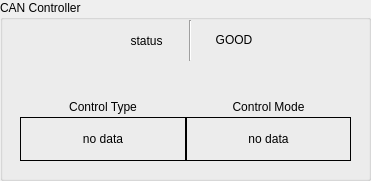
  <widget class="QGroupBox" name="group_controller_status">
   <property name="geometry">
    <rect>
     <x>690</x>
     <y>130</y>
     <width>371</width>
     <height>181</height>
    </rect>
   </property>
   <property name="title">
    <string>CAN Controller</string>
   </property>
   <widget class="QWidget" name="gridLayoutWidget">
    <property name="geometry">
     <rect>
      <x>20</x>
      <y>70</y>
      <width>331</width>
      <height>91</height>
     </rect>
    </property>
    <layout class="QGridLayout" name="layout_controller_status">
     <property name="horizontalSpacing">
      <number>0</number>
     </property>
     <property name="verticalSpacing">
      <number>3</number>
     </property>
     <item row="1" column="1">
      <widget class="QLabel" name="lbl_control_mode">
       <property name="frameShape">
        <enum>QFrame::Box</enum>
       </property>
       <property name="text">
        <string>no data</string>
       </property>
       <property name="alignment">
        <set>Qt::AlignCenter</set>
       </property>
      </widget>
     </item>
     <item row="1" column="0">
      <widget class="QLabel" name="lbl_control_type">
       <property name="frameShape">
        <enum>QFrame::Box</enum>
       </property>
       <property name="frameShadow">
        <enum>QFrame::Plain</enum>
       </property>
       <property name="lineWidth">
        <number>1</number>
       </property>
       <property name="text">
        <string>no data</string>
       </property>
       <property name="alignment">
        <set>Qt::AlignCenter</set>
       </property>
      </widget>
     </item>
     <item row="0" column="0">
      <widget class="QLabel" name="lbl_control_type_title">
       <property name="text">
        <string>Control Type</string>
       </property>
       <property name="alignment">
        <set>Qt::AlignBottom|Qt::AlignHCenter</set>
       </property>
      </widget>
     </item>
     <item row="0" column="1">
      <widget class="QLabel" name="lbl_control_mode_title">
       <property name="sizePolicy">
        <sizepolicy hsizetype="Preferred" vsizetype="Preferred">
         <horstretch>0</horstretch>
         <verstretch>0</verstretch>
        </sizepolicy>
       </property>
       <property name="minimumSize">
        <size>
         <width>0</width>
         <height>0</height>
        </size>
       </property>
       <property name="layoutDirection">
        <enum>Qt::LeftToRight</enum>
       </property>
       <property name="frameShape">
        <enum>QFrame::NoFrame</enum>
       </property>
       <property name="lineWidth">
        <number>2</number>
       </property>
       <property name="text">
        <string>Control Mode</string>
       </property>
       <property name="alignment">
        <set>Qt::AlignBottom|Qt::AlignHCenter</set>
       </property>
      </widget>
     </item>
    </layout>
   </widget>
   <widget class="QWidget" name="horizontalLayoutWidget">
    <property name="geometry">
     <rect>
      <x>110</x>
      <y>20</y>
      <width>160</width>
      <height>41</height>
     </rect>
    </property>
    <layout class="QHBoxLayout" name="horizontalLayout">
     <item>
      <widget class="QLabel" name="lbl_can_status_title">
       <property name="text">
        <string>status</string>
       </property>
       <property name="alignment">
        <set>Qt::AlignCenter</set>
       </property>
      </widget>
     </item>
     <item>
      <widget class="Line" name="line">
       <property name="orientation">
        <enum>Qt::Vertical</enum>
       </property>
      </widget>
     </item>
     <item>
      <widget class="QLabel" name="lbl_can_status">
       <property name="text">
        <string>GOOD</string>
       </property>
       <property name="textFormat">
        <enum>Qt::RichText</enum>
       </property>
       <property name="alignment">
        <set>Qt::AlignCenter</set>
       </property>
      </widget>
     </item>
    </layout>
   </widget>
  </widget>
